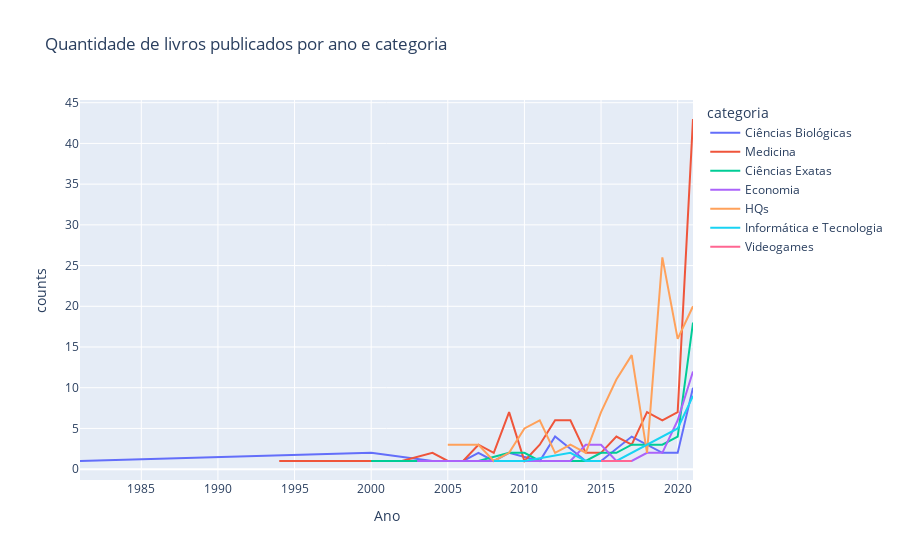

Notebook source saved alongside this figure:
### Markdown cell above
### 2014 teve um boom na publicação de livros, mas no geral, a quantidade de livros publicados parece vir aumentando

### Code cell
ano_cat_dist = df[df['categoria'].isin(cats)].groupby(by=['Ano','categoria']).size().reset_index(name='counts')
fig = px.line(ano_cat_dist, x="Ano", y="counts", color='categoria',title='Quantidade de livros publicados por ano e categoria')
fig.show()

### Figure 1 — Plotly figure (JSON) as saved in the notebook; plotly's stock layout.template omitted (floating-point values rounded to 4 significant figures)
{"data": [{"hovertemplate": "categoria=Ciências Biológicas<br>Ano=%{x}<br>counts=%{y}<extra></extra>", "legendgroup": "Ciências Biológicas", "line": {"color": "#636efa", "dash": "solid"}, "mode": "lines", "name": "Ciências Biológicas", "orientation": "v", "showlegend": true, "type": "scatter", "x": [1981, 2000, 2004, 2005, 2006, 2007, 2008, 2009, 2011, 2012, 2014, 2015, 2017, 2019, 2020, 2021], "xaxis": "x", "y": [1, 2, 1, 1, 1, 2, 1, 2, 1, 4, 1, 1, 4, 2, 2, 10], "yaxis": "y"}, {"hovertemplate": "categoria=Medicina<br>Ano=%{x}<br>counts=%{y}<extra></extra>", "legendgroup": "Medicina", "line": {"color": "#EF553B", "dash": "solid"}, "mode": "lines", "name": "Medicina", "orientation": "v", "showlegend": true, "type": "scatter", "x": [1994, 1995, 2002, 2004, 2005, 2006, 2007, 2008, 2009, 2010, 2011, 2012, 2013, 2014, 2015, 2016, 2017, 2018, 2019, 2020, 2021], "xaxis": "x", "y": [1, 1, 1, 2, 1, 1, 3, 2, 7, 1, 3, 6, 6, 2, 2, 4, 3, 7, 6, 7, 43], "yaxis": "y"}, {"hovertemplate": "categoria=Ciências Exatas<br>Ano=%{x}<br>counts=%{y}<extra></extra>", "legendgroup": "Ciências Exatas", "line": {"color": "#00cc96", "dash": "solid"}, "mode": "lines", "name": "Ciências Exatas", "orientation": "v", "showlegend": true, "type": "scatter", "x": [2000, 2005, 2007, 2009, 2010, 2011, 2014, 2015, 2016, 2017, 2018, 2019, 2020, 2021], "xaxis": "x", "y": [1, 1, 1, 2, 2, 1, 1, 2, 2, 3, 3, 3, 4, 18], "yaxis": "y"}, {"hovertemplate": "categoria=Economia<br>Ano=%{x}<br>counts=%{y}<extra></extra>", "legendgroup": "Economia", "line": {"color": "#ab63fa", "dash": "solid"}, "mode": "lines", "name": "Economia", "orientation": "v", "showlegend": true, "type": "scatter", "x": [2003, 2007, 2009, 2011, 2012, 2013, 2014, 2015, 2016, 2017, 2018, 2019, 2020, 2021], "xaxis": "x", "y": [1, 1, 1, 1, 1, 1, 3, 3, 1, 1, 2, 2, 6, 12], "yaxis": "y"}, {"hovertemplate": "categoria=HQs<br>Ano=%{x}<br>counts=%{y}<extra></extra>", "legendgroup": "HQs", "line": {"color": "#FFA15A", "dash": "solid"}, "mode": "lines", "name": "HQs", "orientation": "v", "showlegend": true, "type": "scatter", "x": [2005, 2007, 2008, 2009, 2010, 2011, 2012, 2013, 2014, 2015, 2016, 2017, 2018, 2019, 2020, 2021], "xaxis": "x", "y": [3, 3, 1, 2, 5, 6, 2, 3, 2, 7, 11, 14, 2, 26, 16, 20], "yaxis": "y"}, {"hovertemplate": "categoria=Informática e Tecnologia<br>Ano=%{x}<br>counts=%{y}<extra></extra>", "legendgroup": "Informática e Tecnologia", "line": {"color": "#19d3f3", "dash": "solid"}, "mode": "lines", "name": "Informática e Tecnologia", "orientation": "v", "showlegend": true, "type": "scatter", "x": [2008, 2009, 2010, 2013, 2014, 2016, 2017, 2019, 2020, 2021], "xaxis": "x", "y": [1, 1, 1, 2, 1, 1, 2, 4, 5, 9], "yaxis": "y"}, {"hovertemplate": "categoria=Videogames<br>Ano=%{x}<br>counts=%{y}<extra></extra>", "legendgroup": "Videogames", "line": {"color": "#FF6692", "dash": "solid"}, "mode": "lines", "name": "Videogames", "orientation": "v", "showlegend": true, "type": "scatter", "x": [2015, 2017], "xaxis": "x", "y": [1, 1], "yaxis": "y"}], "layout": {"legend": {"title": {"text": "categoria"}, "tracegroupgap": 0}, "title": {"text": "Quantidade de livros publicados por ano e categoria"}, "xaxis": {"anchor": "y", "domain": [0, 1], "title": {"text": "Ano"}}, "yaxis": {"anchor": "x", "domain": [0, 1], "title": {"text": "counts"}}}}
